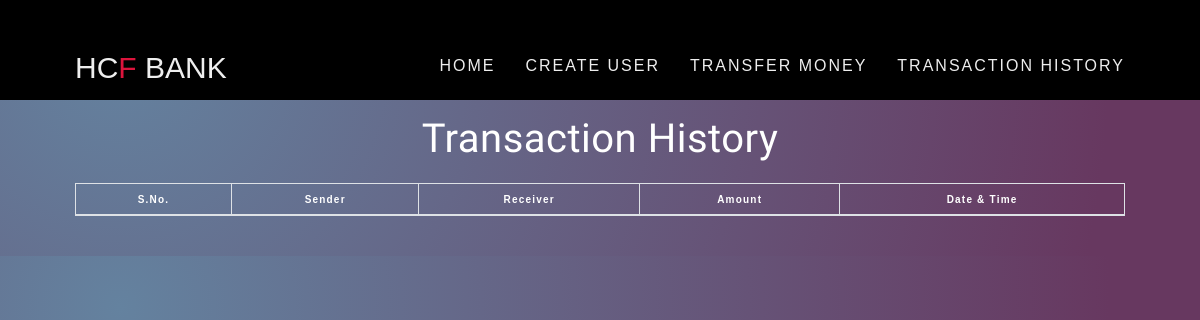
/transactionhistory.php, run on an earlier commit of the app's database.
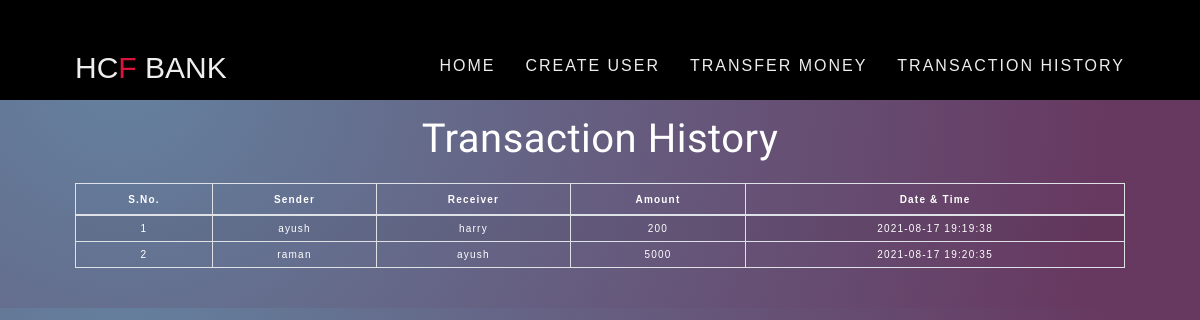
And on a later commit of the database.
### tables this page shows
CREATE TABLE `transaction` (
  `sno` int(3) NOT NULL,
  `sender` text NOT NULL,
  `receiver` text NOT NULL,
  `balance` int(8) NOT NULL,
  `datetime` datetime NOT NULL DEFAULT current_timestamp()
);

### transactionhistory.php (the view, shortened to what this page needs)
<!DOCTYPE html>
<html lang="en">
<head>
    <link rel="stylesheet" href="https://stackpath.bootstrapcdn.com/bootstrap/4.5.2/css/bootstrap.min.css">
    <link rel="stylesheet" type="text/css" href="css/table.css">
    <link rel="stylesheet" type="text/css" href="css/navbar.css">
</head>
<body style="background-image: radial-gradient( circle farthest-corner at 10% 20%,  rgba(100,130,159,1) 0%, rgba(103,56,96,1) 90% );">
<?php
  include 'navbar.php';
?>
	<div class="container">
        <h2 class="text-center pt-4" style="color : white;">Transaction History</h2>
       <br>
       <div class="table-responsive-sm">
    <table class="table table-hover table-striped table-condensed table-bordered">
        <thead style="color : white;">
            <tr>
                <th class="text-center">S.No.</th>
                <th class="text-center">Sender</th>
                <th class="text-center">Receiver</th>
                <th class="text-center">Amount</th>
                <th class="text-center">Date & Time</th>
            </tr>
        </thead>
        <tbody>
        <?php
            include 'config.php';
            $sql ="select * from transaction";
            $query =mysqli_query($conn, $sql);
            while($rows = mysqli_fetch_assoc($query))
            {
        ?>
            <tr style="color : white;">
            <td class="py-2"><?php echo $rows['sno']; ?></td>
            <td class="py-2"><?php echo $rows['sender']; ?></td>
            <td class="py-2"><?php echo $rows['receiver']; ?></td>
            <td class="py-2"><?php echo $rows['balance']; ?> </td>
            <td class="py-2"><?php echo $rows['datetime']; ?> </td>
        <?php
            }
        ?>
        </tbody>
    </table>
    </div>
</div>
<footer class="text-center mt-5 py-2">
</footer>
</body>
</html>

What changed in the data, as far as the page shows it:
added transaction: sno "1", sender "ayush", receiver "harry", balance "200", datetime "2021-08-17 19:19:38"
added transaction: sno "2", sender "raman", receiver "ayush", balance "5000", datetime "2021-08-17 19:20:35"
